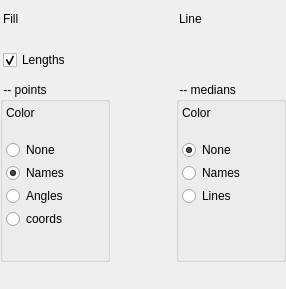
                       <widget class="QWidget" name="scrollAreaWidgetContents_2">
                        <property name="geometry">
                         <rect>
                          <x>0</x>
                          <y>0</y>
                          <width>286</width>
                          <height>289</height>
                         </rect>
                        </property>
                        <layout class="QGridLayout" name="gridLayout_9">
                         <property name="leftMargin">
                          <number>0</number>
                         </property>
                         <property name="topMargin">
                          <number>0</number>
                         </property>
                         <property name="rightMargin">
                          <number>0</number>
                         </property>
                         <property name="bottomMargin">
                          <number>0</number>
                         </property>
                         <property name="spacing">
                          <number>0</number>
                         </property>
                         <item row="0" column="1">
                          <layout class="QGridLayout" name="gridLayout_7">
                           <property name="spacing">
                            <number>3</number>
                           </property>
                           <item row="0" column="2">
                            <widget class="QWidget" name="widget_6" native="true">
                             <property name="minimumSize">
                              <size>
                               <width>0</width>
                               <height>0</height>
                              </size>
                             </property>
                             <property name="maximumSize">
                              <size>
                               <width>16777215</width>
                               <height>16777215</height>
                              </size>
                             </property>
                             <layout class="QGridLayout" name="gridLayout_13">
                              <property name="leftMargin">
                               <number>3</number>
                              </property>
                              <property name="topMargin">
                               <number>3</number>
                              </property>
                              <property name="rightMargin">
                               <number>3</number>
                              </property>
                              <property name="bottomMargin">
                               <number>3</number>
                              </property>
                              <property name="spacing">
                               <number>0</number>
                              </property>
                              <item row="0" column="0">
                               <widget class="QLabel" name="label_52">
                                <property name="text">
                                 <string>Line    </string>
                                </property>
                               </widget>
                              </item>
                              <item row="0" column="1">
                               <widget class="QLabel" name="label_53">
                                <property name="minimumSize">
                                 <size>
                                  <width>32</width>
                                  <height>32</height>
                                 </size>
                                </property>
                                <property name="maximumSize">
                                 <size>
                                  <width>32</width>
                                  <height>32</height>
                                 </size>
                                </property>
                                <property name="text">
                                 <string/>
                                </property>
                               </widget>
                              </item>
                             </layout>
                            </widget>
                           </item>
                           <item row="1" column="0">
                            <widget class="QWidget" name="widget_7" native="true">
                             <property name="minimumSize">
                              <size>
                               <width>0</width>
                               <height>0</height>
                              </size>
                             </property>
                             <property name="maximumSize">
                              <size>
                               <width>16777215</width>
                               <height>16777215</height>
                              </size>
                             </property>
                             <layout class="QGridLayout" name="gridLayout_17">
                              <property name="leftMargin">
                               <number>3</number>
                              </property>
                              <property name="topMargin">
                               <number>3</number>
                              </property>
                              <property name="rightMargin">
                               <number>3</number>
                              </property>
                              <property name="bottomMargin">
                               <number>3</number>
                              </property>
                              <property name="spacing">
                               <number>3</number>
                              </property>
                              <item row="0" column="1">
                               <widget class="QLabel" name="label_55">
                                <property name="minimumSize">
                                 <size>
                                  <width>32</width>
                                  <height>32</height>
                                 </size>
                                </property>
                                <property name="maximumSize">
                                 <size>
                                  <width>32</width>
                                  <height>32</height>
                                 </size>
                                </property>
                                <property name="text">
                                 <string/>
                                </property>
                               </widget>
                              </item>
                              <item row="0" column="0">
                               <widget class="QCheckBox" name="checkBox">
                                <property name="text">
                                 <string>Lengths</string>
                                </property>
                                <property name="checked">
                                 <bool>true</bool>
                                </property>
                               </widget>
                              </item>
                             </layout>
                            </widget>
                           </item>
                           <item row="2" column="0">
                            <widget class="QGroupBox" name="groupBox_4">
                             <property name="minimumSize">
                              <size>
                               <width>0</width>
                               <height>0</height>
                              </size>
                             </property>
                             <property name="maximumSize">
                              <size>
                               <width>16777215</width>
                               <height>16777215</height>
                              </size>
                             </property>
                             <property name="title">
                              <string> -- points</string>
                             </property>
                             <layout class="QGridLayout" name="gridLayout_18">
                              <property name="leftMargin">
                               <number>3</number>
                              </property>
                              <property name="topMargin">
                               <number>3</number>
                              </property>
                              <property name="rightMargin">
                               <number>3</number>
                              </property>
                              <property name="bottomMargin">
                               <number>3</number>
                              </property>
                              <property name="spacing">
                               <number>3</number>
                              </property>
                              <item row="5" column="0">
                               <widget class="QRadioButton" name="radioButton_12">
                                <property name="text">
                                 <string>coords</string>
                                </property>
                               </widget>
                              </item>
                              <item row="3" column="0">
                               <widget class="QRadioButton" name="radioButton_10">
                                <property name="text">
                                 <string>Names</string>
                                </property>
                                <property name="checked">
                                 <bool>true</bool>
                                </property>
                               </widget>
                              </item>
                              <item row="0" column="0">
                               <widget class="QLabel" name="label_56">
                                <property name="text">
                                 <string>Color</string>
                                </property>
                               </widget>
                              </item>
                              <item row="0" column="1" rowspan="2">
                               <widget class="QLabel" name="label_58">
                                <property name="minimumSize">
                                 <size>
                                  <width>32</width>
                                  <height>32</height>
                                 </size>
                                </property>
                                <property name="maximumSize">
                                 <size>
                                  <width>32</width>
                                  <height>32</height>
                                 </size>
                                </property>
                                <property name="text">
                                 <string/>
                                </property>
                               </widget>
                              </item>
                              <item row="4" column="0">
                               <widget class="QRadioButton" name="radioButton_11">
                                <property name="text">
                                 <string>Angles</string>
                                </property>
                               </widget>
                              </item>
                              <item row="2" column="0">
                               <widget class="QRadioButton" name="radioButton_9">
                                <property name="text">
                                 <string>None</string>
                                </property>
                                <property name="checked">
                                 <bool>false</bool>
                                </property>
                               </widget>
                              </item>
                              <item row="6" column="0">
                               <spacer name="verticalSpacer_4">
                                <property name="orientation">
                                 <enum>Qt::Vertical</enum>
                                </property>
                                <property name="sizeHint" stdset="0">
                                 <size>
                                  <width>20</width>
                                  <height>40</height>
                                 </size>
                                </property>
                               </spacer>
                              </item>
                             </layout>
                            </widget>
                           </item>
                           <item row="0" column="0">
                            <widget class="QWidget" name="widget_8" native="true">
                             <property name="minimumSize">
                              <size>
                               <width>0</width>
                               <height>0</height>
                              </size>
                             </property>
                             <property name="maximumSize">
                              <size>
                               <width>16777215</width>
                               <height>16777215</height>
                              </size>
                             </property>
                             <layout class="QGridLayout" name="gridLayout_19">
                              <property name="leftMargin">
                               <number>3</number>
                              </property>
                              <property name="topMargin">
                               <number>3</number>
                              </property>
                              <property name="rightMargin">
                               <number>3</number>
                              </property>
                              <property name="bottomMargin">
                               <number>3</number>
                              </property>
                              <property name="spacing">
                               <number>0</number>
                              </property>
                              <item row="0" column="0">
                               <widget class="QLabel" name="label_50">
                                <property name="text">
                                 <string>Fill</string>
                                </property>
                               </widget>
                              </item>
                              <item row="0" column="1">
                               <widget class="QLabel" name="label_51">
                                <property name="minimumSize">
                                 <size>
                                  <width>32</width>
                                  <height>32</height>
                                 </size>
                                </property>
                                <property name="maximumSize">
                                 <size>
                                  <width>32</width>
                                  <height>32</height>
                                 </size>
                                </property>
                                <property name="text">
                                 <string/>
                                </property>
                               </widget>
                              </item>
                             </layout>
                            </widget>
                           </item>
                           <item row="0" column="1">
                            <spacer name="horizontalSpacer_7">
                             <property name="orientation">
                              <enum>Qt::Horizontal</enum>
                             </property>
                             <property name="sizeHint" stdset="0">
                              <size>
                               <width>40</width>
                               <height>20</height>
                              </size>
                             </property>
                            </spacer>
                           </item>
                           <item row="2" column="2">
                            <widget class="QGroupBox" name="groupBox_3">
                             <property name="minimumSize">
                              <size>
                               <width>0</width>
                               <height>0</height>
                              </size>
                             </property>
                             <property name="maximumSize">
                              <size>
                               <width>16777215</width>
                               <height>16777215</height>
                              </size>
                             </property>
                             <property name="title">
                              <string> -- medians</string>
                             </property>
                             <layout class="QGridLayout" name="gridLayout_20">
                              <property name="leftMargin">
                               <number>3</number>
                              </property>
                              <property name="topMargin">
                               <number>3</number>
                              </property>
                              <property name="rightMargin">
                               <number>3</number>
                              </property>
                              <property name="bottomMargin">
                               <number>3</number>
                              </property>
                              <property name="spacing">
                               <number>3</number>
                              </property>
                              <item row="0" column="1" rowspan="2">
                               <widget class="QLabel" name="label_54">
                                <property name="minimumSize">
                                 <size>
                                  <width>32</width>
                                  <height>32</height>
                                 </size>
                                </property>
                                <property name="maximumSize">
                                 <size>
                                  <width>32</width>
                                  <height>32</height>
                                 </size>
                                </property>
                                <property name="text">
                                 <string/>
                                </property>
                               </widget>
                              </item>
                              <item row="3" column="0">
                               <widget class="QRadioButton" name="radioButton_4">
                                <property name="text">
                                 <string>Names</string>
                                </property>
                               </widget>
                              </item>
                              <item row="2" column="0">
                               <widget class="QRadioButton" name="radioButton_7">
                                <property name="text">
                                 <string>None</string>
                                </property>
                                <property name="checked">
                                 <bool>true</bool>
                                </property>
                               </widget>
                              </item>
                              <item row="0" column="0">
                               <widget class="QLabel" name="label_57">
                                <property name="text">
                                 <string>Color</string>
                                </property>
                               </widget>
                              </item>
                              <item row="4" column="0">
                               <widget class="QRadioButton" name="radioButton_8">
                                <property name="text">
                                 <string>Lines</string>
                                </property>
                               </widget>
                              </item>
                              <item row="5" column="0">
                               <spacer name="verticalSpacer_3">
                                <property name="orientation">
                                 <enum>Qt::Vertical</enum>
                                </property>
                                <property name="sizeHint" stdset="0">
                                 <size>
                                  <width>20</width>
                                  <height>40</height>
                                 </size>
                                </property>
                               </spacer>
                              </item>
                             </layout>
                            </widget>
                           </item>
                           <item row="3" column="0">
                            <spacer name="verticalSpacer_2">
                             <property name="orientation">
                              <enum>Qt::Vertical</enum>
                             </property>
                             <property name="sizeHint" stdset="0">
                              <size>
                               <width>20</width>
                               <height>40</height>
                              </size>
                             </property>
                            </spacer>
                           </item>
                          </layout>
                         </item>
                        </layout>
                       </widget>
